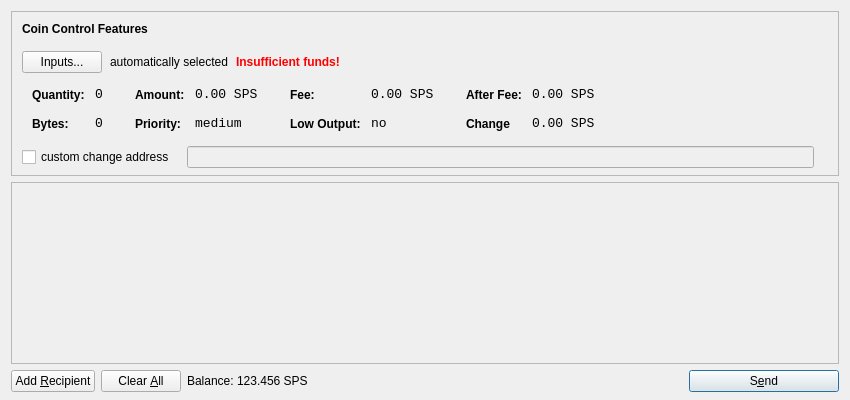
<?xml version="1.0" encoding="UTF-8"?>
<ui version="4.0">
 <class>SendCoinsDialog</class>
 <widget class="QDialog" name="SendCoinsDialog">
  <property name="geometry">
   <rect>
    <x>0</x>
    <y>0</y>
    <width>850</width>
    <height>400</height>
   </rect>
  </property>
  <property name="windowTitle">
   <string>Send Coins</string>
  </property>
  <layout class="QVBoxLayout" name="verticalLayout" stretch="0,1,0">
   <property name="bottomMargin">
    <number>8</number>
   </property>
   <item>
    <widget class="QFrame" name="frameCoinControl">
     <property name="sizePolicy">
      <sizepolicy hsizetype="Expanding" vsizetype="Expanding">
       <horstretch>0</horstretch>
       <verstretch>0</verstretch>
      </sizepolicy>
     </property>
     <property name="maximumSize">
      <size>
       <width>16777215</width>
       <height>16777215</height>
      </size>
     </property>
     <property name="frameShape">
      <enum>QFrame::StyledPanel</enum>
     </property>
     <property name="frameShadow">
      <enum>QFrame::Sunken</enum>
     </property>
     <layout class="QVBoxLayout" name="verticalLayoutCoinControl2">
      <property name="spacing">
       <number>-1</number>
      </property>
      <property name="leftMargin">
       <number>0</number>
      </property>
      <property name="topMargin">
       <number>0</number>
      </property>
      <property name="rightMargin">
       <number>0</number>
      </property>
      <property name="bottomMargin">
       <number>6</number>
      </property>
      <item>
       <layout class="QVBoxLayout" name="verticalLayoutCoinControl" stretch="0,0,0,0,1">
        <property name="spacing">
         <number>0</number>
        </property>
        <property name="leftMargin">
         <number>10</number>
        </property>
        <property name="topMargin">
         <number>10</number>
        </property>
        <item>
         <layout class="QHBoxLayout" name="horizontalLayoutCoinControl1">
          <property name="bottomMargin">
           <number>15</number>
          </property>
          <item>
           <widget class="QLabel" name="labelCoinControlFeatures">
            <property name="sizePolicy">
             <sizepolicy hsizetype="Preferred" vsizetype="Maximum">
              <horstretch>0</horstretch>
              <verstretch>0</verstretch>
             </sizepolicy>
            </property>
            <property name="font">
             <font>
              <weight>75</weight>
              <bold>true</bold>
             </font>
            </property>
            <property name="styleSheet">
             <string notr="true">font-weight:bold;</string>
            </property>
            <property name="text">
             <string>Coin Control Features</string>
            </property>
           </widget>
          </item>
         </layout>
        </item>
        <item>
         <layout class="QHBoxLayout" name="horizontalLayoutCoinControl2" stretch="0,0,0,0">
          <property name="spacing">
           <number>8</number>
          </property>
          <property name="bottomMargin">
           <number>10</number>
          </property>
          <item>
           <widget class="QPushButton" name="pushButtonCoinControl">
            <property name="styleSheet">
             <string notr="true"/>
            </property>
            <property name="text">
             <string>Inputs...</string>
            </property>
           </widget>
          </item>
          <item>
           <widget class="QLabel" name="labelCoinControlAutomaticallySelected">
            <property name="text">
             <string>automatically selected</string>
            </property>
            <property name="margin">
             <number>5</number>
            </property>
           </widget>
          </item>
          <item>
           <widget class="QLabel" name="labelCoinControlInsuffFunds">
            <property name="font">
             <font>
              <weight>75</weight>
              <bold>true</bold>
             </font>
            </property>
            <property name="styleSheet">
             <string notr="true">color:red;font-weight:bold;</string>
            </property>
            <property name="text">
             <string>Insufficient funds!</string>
            </property>
            <property name="margin">
             <number>5</number>
            </property>
           </widget>
          </item>
          <item>
           <spacer name="horizontalSpacerCoinControl">
            <property name="orientation">
             <enum>Qt::Horizontal</enum>
            </property>
            <property name="sizeHint" stdset="0">
             <size>
              <width>40</width>
              <height>1</height>
             </size>
            </property>
           </spacer>
          </item>
         </layout>
        </item>
        <item>
         <widget class="QWidget" name="widgetCoinControl" native="true">
          <property name="sizePolicy">
           <sizepolicy hsizetype="Preferred" vsizetype="Preferred">
            <horstretch>0</horstretch>
            <verstretch>0</verstretch>
           </sizepolicy>
          </property>
          <property name="minimumSize">
           <size>
            <width>0</width>
            <height>0</height>
           </size>
          </property>
          <property name="styleSheet">
           <string notr="true"/>
          </property>
          <layout class="QHBoxLayout" name="horizontalLayoutCoinControl5">
           <property name="margin">
            <number>0</number>
           </property>
           <item>
            <layout class="QHBoxLayout" name="horizontalLayoutCoinControl3" stretch="0,0,0,1">
             <property name="spacing">
              <number>20</number>
             </property>
             <property name="topMargin">
              <number>0</number>
             </property>
             <property name="bottomMargin">
              <number>10</number>
             </property>
             <item>
              <layout class="QFormLayout" name="formLayoutCoinControl1">
               <property name="horizontalSpacing">
                <number>10</number>
               </property>
               <property name="verticalSpacing">
                <number>14</number>
               </property>
               <property name="leftMargin">
                <number>10</number>
               </property>
               <property name="topMargin">
                <number>4</number>
               </property>
               <property name="rightMargin">
                <number>6</number>
               </property>
               <item row="0" column="0">
                <widget class="QLabel" name="labelCoinControlQuantityText">
                 <property name="styleSheet">
                  <string notr="true">font-weight:bold;</string>
                 </property>
                 <property name="text">
                  <string>Quantity:</string>
                 </property>
                 <property name="margin">
                  <number>0</number>
                 </property>
                </widget>
               </item>
               <item row="0" column="1">
                <widget class="QLabel" name="labelCoinControlQuantity">
                 <property name="font">
                  <font>
                   <family>Monospace</family>
                   <pointsize>10</pointsize>
                  </font>
                 </property>
                 <property name="cursor">
                  <cursorShape>IBeamCursor</cursorShape>
                 </property>
                 <property name="contextMenuPolicy">
                  <enum>Qt::ActionsContextMenu</enum>
                 </property>
                 <property name="text">
                  <string>0</string>
                 </property>
                 <property name="margin">
                  <number>0</number>
                 </property>
                 <property name="textInteractionFlags">
                  <set>Qt::LinksAccessibleByMouse|Qt::TextSelectableByKeyboard|Qt::TextSelectableByMouse</set>
                 </property>
                </widget>
               </item>
               <item row="1" column="0">
                <widget class="QLabel" name="labelCoinControlBytesText">
                 <property name="styleSheet">
                  <string notr="true">font-weight:bold;</string>
                 </property>
                 <property name="text">
                  <string>Bytes:</string>
                 </property>
                </widget>
               </item>
               <item row="1" column="1">
                <widget class="QLabel" name="labelCoinControlBytes">
                 <property name="font">
                  <font>
                   <family>Monospace</family>
                   <pointsize>10</pointsize>
                  </font>
                 </property>
                 <property name="cursor">
                  <cursorShape>IBeamCursor</cursorShape>
                 </property>
                 <property name="contextMenuPolicy">
                  <enum>Qt::ActionsContextMenu</enum>
                 </property>
                 <property name="text">
                  <string>0</string>
                 </property>
                 <property name="textInteractionFlags">
                  <set>Qt::LinksAccessibleByMouse|Qt::TextSelectableByKeyboard|Qt::TextSelectableByMouse</set>
                 </property>
                </widget>
               </item>
              </layout>
             </item>
             <item>
              <layout class="QFormLayout" name="formLayoutCoinControl2">
               <property name="horizontalSpacing">
                <number>10</number>
               </property>
               <property name="verticalSpacing">
                <number>14</number>
               </property>
               <property name="leftMargin">
                <number>6</number>
               </property>
               <property name="topMargin">
                <number>4</number>
               </property>
               <property name="rightMargin">
                <number>6</number>
               </property>
               <item row="0" column="0">
                <widget class="QLabel" name="labelCoinControlAmountText">
                 <property name="styleSheet">
                  <string notr="true">font-weight:bold;</string>
                 </property>
                 <property name="text">
                  <string>Amount:</string>
                 </property>
                 <property name="margin">
                  <number>0</number>
                 </property>
                </widget>
               </item>
               <item row="0" column="1">
                <widget class="QLabel" name="labelCoinControlAmount">
                 <property name="font">
                  <font>
                   <family>Monospace</family>
                   <pointsize>10</pointsize>
                  </font>
                 </property>
                 <property name="cursor">
                  <cursorShape>IBeamCursor</cursorShape>
                 </property>
                 <property name="contextMenuPolicy">
                  <enum>Qt::ActionsContextMenu</enum>
                 </property>
                 <property name="text">
                  <string>0.00 SPS</string>
                 </property>
                 <property name="textInteractionFlags">
                  <set>Qt::LinksAccessibleByMouse|Qt::TextSelectableByKeyboard|Qt::TextSelectableByMouse</set>
                 </property>
                </widget>
               </item>
               <item row="1" column="0">
                <widget class="QLabel" name="labelCoinControlPriorityText">
                 <property name="styleSheet">
                  <string notr="true">font-weight:bold;</string>
                 </property>
                 <property name="text">
                  <string>Priority:</string>
                 </property>
                </widget>
               </item>
               <item row="1" column="1">
                <widget class="QLabel" name="labelCoinControlPriority">
                 <property name="font">
                  <font>
                   <family>Monospace</family>
                   <pointsize>10</pointsize>
                  </font>
                 </property>
                 <property name="cursor">
                  <cursorShape>IBeamCursor</cursorShape>
                 </property>
                 <property name="contextMenuPolicy">
                  <enum>Qt::ActionsContextMenu</enum>
                 </property>
                 <property name="text">
                  <string>medium</string>
                 </property>
                 <property name="textInteractionFlags">
                  <set>Qt::LinksAccessibleByMouse|Qt::TextSelectableByKeyboard|Qt::TextSelectableByMouse</set>
                 </property>
                </widget>
               </item>
              </layout>
             </item>
             <item>
              <layout class="QFormLayout" name="formLayoutCoinControl3">
               <property name="horizontalSpacing">
                <number>10</number>
               </property>
               <property name="verticalSpacing">
                <number>14</number>
               </property>
               <property name="leftMargin">
                <number>6</number>
               </property>
               <property name="topMargin">
                <number>4</number>
               </property>
               <property name="rightMargin">
                <number>6</number>
               </property>
               <item row="0" column="0">
                <widget class="QLabel" name="labelCoinControlFeeText">
                 <property name="styleSheet">
                  <string notr="true">font-weight:bold;</string>
                 </property>
                 <property name="text">
                  <string>Fee:</string>
                 </property>
                 <property name="margin">
                  <number>0</number>
                 </property>
                </widget>
               </item>
               <item row="0" column="1">
                <widget class="QLabel" name="labelCoinControlFee">
                 <property name="font">
                  <font>
                   <family>Monospace</family>
                   <pointsize>10</pointsize>
                  </font>
                 </property>
                 <property name="cursor">
                  <cursorShape>IBeamCursor</cursorShape>
                 </property>
                 <property name="contextMenuPolicy">
                  <enum>Qt::ActionsContextMenu</enum>
                 </property>
                 <property name="text">
                  <string>0.00 SPS</string>
                 </property>
                 <property name="textInteractionFlags">
                  <set>Qt::LinksAccessibleByMouse|Qt::TextSelectableByKeyboard|Qt::TextSelectableByMouse</set>
                 </property>
                </widget>
               </item>
               <item row="1" column="0">
                <widget class="QLabel" name="labelCoinControlLowOutputText">
                 <property name="styleSheet">
                  <string notr="true">font-weight:bold;</string>
                 </property>
                 <property name="text">
                  <string>Low Output:</string>
                 </property>
                </widget>
               </item>
               <item row="1" column="1">
                <widget class="QLabel" name="labelCoinControlLowOutput">
                 <property name="font">
                  <font>
                   <family>Monospace</family>
                   <pointsize>10</pointsize>
                  </font>
                 </property>
                 <property name="cursor">
                  <cursorShape>IBeamCursor</cursorShape>
                 </property>
                 <property name="contextMenuPolicy">
                  <enum>Qt::ActionsContextMenu</enum>
                 </property>
                 <property name="text">
                  <string>no</string>
                 </property>
                 <property name="textInteractionFlags">
                  <set>Qt::LinksAccessibleByMouse|Qt::TextSelectableByKeyboard|Qt::TextSelectableByMouse</set>
                 </property>
                </widget>
               </item>
              </layout>
             </item>
             <item>
              <layout class="QFormLayout" name="formLayoutCoinControl4">
               <property name="horizontalSpacing">
                <number>10</number>
               </property>
               <property name="verticalSpacing">
                <number>14</number>
               </property>
               <property name="leftMargin">
                <number>6</number>
               </property>
               <property name="topMargin">
                <number>4</number>
               </property>
               <property name="rightMargin">
                <number>6</number>
               </property>
               <item row="0" column="0">
                <widget class="QLabel" name="labelCoinControlAfterFeeText">
                 <property name="styleSheet">
                  <string notr="true">font-weight:bold;</string>
                 </property>
                 <property name="text">
                  <string>After Fee:</string>
                 </property>
                 <property name="margin">
                  <number>0</number>
                 </property>
                </widget>
               </item>
               <item row="0" column="1">
                <widget class="QLabel" name="labelCoinControlAfterFee">
                 <property name="font">
                  <font>
                   <family>Monospace</family>
                   <pointsize>10</pointsize>
                  </font>
                 </property>
                 <property name="cursor">
                  <cursorShape>IBeamCursor</cursorShape>
                 </property>
                 <property name="contextMenuPolicy">
                  <enum>Qt::ActionsContextMenu</enum>
                 </property>
                 <property name="text">
                  <string>0.00 SPS</string>
                 </property>
                 <property name="textInteractionFlags">
                  <set>Qt::LinksAccessibleByMouse|Qt::TextSelectableByKeyboard|Qt::TextSelectableByMouse</set>
                 </property>
                </widget>
               </item>
               <item row="1" column="0">
                <widget class="QLabel" name="labelCoinControlChangeText">
                 <property name="styleSheet">
                  <string notr="true">font-weight:bold;</string>
                 </property>
                 <property name="text">
                  <string>Change</string>
                 </property>
                </widget>
               </item>
               <item row="1" column="1">
                <widget class="QLabel" name="labelCoinControlChange">
                 <property name="font">
                  <font>
                   <family>Monospace</family>
                   <pointsize>10</pointsize>
                  </font>
                 </property>
                 <property name="cursor">
                  <cursorShape>IBeamCursor</cursorShape>
                 </property>
                 <property name="contextMenuPolicy">
                  <enum>Qt::ActionsContextMenu</enum>
                 </property>
                 <property name="text">
                  <string>0.00 SPS</string>
                 </property>
                 <property name="textInteractionFlags">
                  <set>Qt::LinksAccessibleByMouse|Qt::TextSelectableByKeyboard|Qt::TextSelectableByMouse</set>
                 </property>
                </widget>
               </item>
              </layout>
             </item>
            </layout>
           </item>
          </layout>
         </widget>
        </item>
        <item>
         <layout class="QHBoxLayout" name="horizontalLayoutCoinControl4" stretch="0,0,0">
          <property name="spacing">
           <number>12</number>
          </property>
          <property name="sizeConstraint">
           <enum>QLayout::SetDefaultConstraint</enum>
          </property>
          <property name="topMargin">
           <number>5</number>
          </property>
          <property name="rightMargin">
           <number>5</number>
          </property>
          <item>
           <widget class="QCheckBox" name="checkBoxCoinControlChange">
            <property name="text">
             <string>custom change address</string>
            </property>
           </widget>
          </item>
          <item>
           <widget class="QLineEdit" name="lineEditCoinControlChange">
            <property name="enabled">
             <bool>false</bool>
            </property>
            <property name="sizePolicy">
             <sizepolicy hsizetype="Expanding" vsizetype="Fixed">
              <horstretch>0</horstretch>
              <verstretch>0</verstretch>
             </sizepolicy>
            </property>
           </widget>
          </item>
          <item>
           <widget class="QLabel" name="labelCoinControlChangeLabel">
            <property name="sizePolicy">
             <sizepolicy hsizetype="Preferred" vsizetype="Expanding">
              <horstretch>0</horstretch>
              <verstretch>0</verstretch>
             </sizepolicy>
            </property>
            <property name="minimumSize">
             <size>
              <width>0</width>
              <height>0</height>
             </size>
            </property>
            <property name="text">
             <string/>
            </property>
            <property name="margin">
             <number>3</number>
            </property>
           </widget>
          </item>
         </layout>
        </item>
        <item>
         <spacer name="verticalSpacerCoinControl">
          <property name="orientation">
           <enum>Qt::Vertical</enum>
          </property>
          <property name="sizeHint" stdset="0">
           <size>
            <width>800</width>
            <height>1</height>
           </size>
          </property>
         </spacer>
        </item>
       </layout>
      </item>
     </layout>
    </widget>
   </item>
   <item>
    <widget class="QScrollArea" name="scrollArea">
     <property name="widgetResizable">
      <bool>true</bool>
     </property>
     <widget class="QWidget" name="scrollAreaWidgetContents">
      <property name="geometry">
       <rect>
        <x>0</x>
        <y>0</y>
        <width>830</width>
        <height>165</height>
       </rect>
      </property>
      <layout class="QVBoxLayout" name="verticalLayout_2">
       <property name="margin">
        <number>0</number>
       </property>
       <item>
        <layout class="QVBoxLayout" name="entries">
         <property name="spacing">
          <number>6</number>
         </property>
        </layout>
       </item>
       <item>
        <spacer name="verticalSpacer">
         <property name="orientation">
          <enum>Qt::Vertical</enum>
         </property>
         <property name="sizeHint" stdset="0">
          <size>
           <width>20</width>
           <height>40</height>
          </size>
         </property>
        </spacer>
       </item>
      </layout>
     </widget>
    </widget>
   </item>
   <item>
    <layout class="QHBoxLayout" name="horizontalLayout">
     <item>
      <widget class="QPushButton" name="addButton">
       <property name="toolTip">
        <string>Send to multiple recipients at once</string>
       </property>
       <property name="text">
        <string>Add &amp;Recipient</string>
       </property>
       <property name="icon">
        <iconset resource="../bitcoin.qrc">
         <normaloff>:/icons/add</normaloff>:/icons/add</iconset>
       </property>
       <property name="autoDefault">
        <bool>false</bool>
       </property>
      </widget>
     </item>
     <item>
      <widget class="QPushButton" name="clearButton">
       <property name="sizePolicy">
        <sizepolicy hsizetype="Minimum" vsizetype="Fixed">
         <horstretch>0</horstretch>
         <verstretch>0</verstretch>
        </sizepolicy>
       </property>
       <property name="toolTip">
        <string>Remove all transaction fields</string>
       </property>
       <property name="text">
        <string>Clear &amp;All</string>
       </property>
       <property name="icon">
        <iconset resource="../bitcoin.qrc">
         <normaloff>:/icons/remove</normaloff>:/icons/remove</iconset>
       </property>
       <property name="autoRepeatDelay">
        <number>300</number>
       </property>
       <property name="autoDefault">
        <bool>false</bool>
       </property>
      </widget>
     </item>
     <item>
      <layout class="QHBoxLayout" name="horizontalLayout_2">
       <property name="spacing">
        <number>3</number>
       </property>
       <item>
        <widget class="QLabel" name="label">
         <property name="sizePolicy">
          <sizepolicy hsizetype="Preferred" vsizetype="Fixed">
           <horstretch>0</horstretch>
           <verstretch>0</verstretch>
          </sizepolicy>
         </property>
         <property name="text">
          <string>Balance:</string>
         </property>
        </widget>
       </item>
       <item>
        <widget class="QLabel" name="labelBalance">
         <property name="sizePolicy">
          <sizepolicy hsizetype="Preferred" vsizetype="Fixed">
           <horstretch>0</horstretch>
           <verstretch>0</verstretch>
          </sizepolicy>
         </property>
         <property name="cursor">
          <cursorShape>IBeamCursor</cursorShape>
         </property>
         <property name="text">
          <string>123.456 SPS</string>
         </property>
         <property name="textInteractionFlags">
          <set>Qt::LinksAccessibleByMouse|Qt::TextSelectableByKeyboard|Qt::TextSelectableByMouse</set>
         </property>
        </widget>
       </item>
      </layout>
     </item>
     <item>
      <spacer name="horizontalSpacer">
       <property name="orientation">
        <enum>Qt::Horizontal</enum>
       </property>
       <property name="sizeHint" stdset="0">
        <size>
         <width>40</width>
         <height>20</height>
        </size>
       </property>
      </spacer>
     </item>
     <item>
      <widget class="QPushButton" name="sendButton">
       <property name="minimumSize">
        <size>
         <width>150</width>
         <height>0</height>
        </size>
       </property>
       <property name="toolTip">
        <string>Confirm the send action</string>
       </property>
       <property name="text">
        <string>S&amp;end</string>
       </property>
       <property name="icon">
        <iconset resource="../bitcoin.qrc">
         <normaloff>:/icons/send</normaloff>:/icons/send</iconset>
       </property>
       <property name="default">
        <bool>true</bool>
       </property>
      </widget>
     </item>
    </layout>
   </item>
  </layout>
 </widget>
 <resources>
  <include location="../bitcoin.qrc"/>
 </resources>
 <connections/>
</ui>
